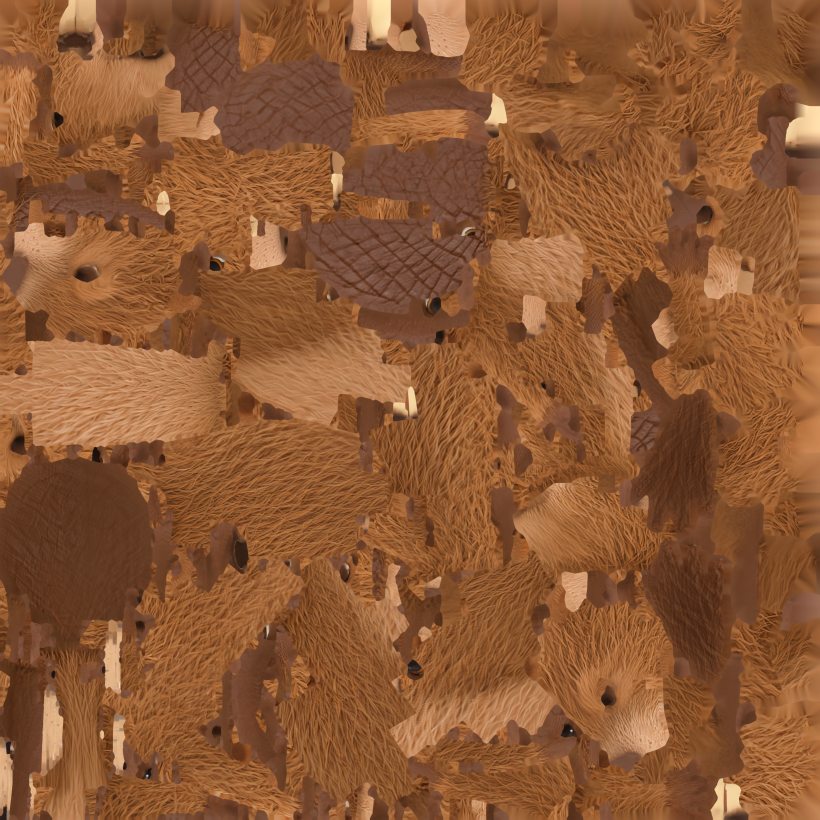
#> input picture assets/models/beaver/tripo-p2/beaver.fbm/beaver_basecolor.jpg, 4096 x 4096 px, found by its file name (shown at 1/5 size)
$ python beaver-maps.py
#> lines starting #> are read from the running program, lines starting #| are printed output that depends on the picture; after the words box and inside, x2 and y2 are one past the last pixel; in counts of white or black regions, pixels touching at a corner belong together
# Writes the web color map and the web normal map of the Tripo beaver from the maps of its FBX
# (design 4.5, assets/models/beaver/README.md, "Color map" and "Normal map"). The color map is the
# source image at 2048 pixels, with no change of a color: the fur, the teeth, and the eye paint
# stay as the FBX shows them. The normal map limits each tilt of the source, scales it to 1024
# pixels, and stores the tilts times NORMAL_MAP_GAIN of src/scene/fur.ts. The output depends only on
# the input files and on cwebp 1.5.0.
#
# Usage: uv run --no-project --with numpy==2.5.4 --with pillow==13.0.0 python -I tools/beaver-maps.py
import os
import subprocess
import sys
import tempfile

import numpy as np
from PIL import Image, ImageFilter

SOURCE = 'assets/models/beaver/tripo-p2/beaver.fbm/beaver_basecolor.jpg'
NORMAL_SOURCE = 'assets/models/beaver/tripo-p2/beaver.fbm/beaver_normal.jpg'
COLOR_OUT = 'assets/models/beaver/tripo-hand/beaver-color.webp'
NORMAL_OUT = 'assets/models/beaver/tripo-hand/beaver-normal.webp'
SIZE = 2048
NORMAL_SIZE = 1024
QUALITY = 60
#: The largest length of the x, y tilt of a normal of the source, and the gain of the stored tilts
#: (`NORMAL_MAP_GAIN` of src/scene/fur.ts). A larger tilt is a baked edge of the source mesh.
NORMAL_LIMIT = 0.2
NORMAL_GAIN = 4
#: The share of the fine detail of the source that the maps keep: the tilts of the normal map, and
#: the color detail finer than DETAIL_RADIUS texels at SIZE. The full detail read as carved grooves
#: in the hall light, so the fur is softer, as on the fox and the rabbit.
TILT_SHARE = 0.5
DETAIL_SHARE = 0.7
DETAIL_RADIUS = 2.0


def color_map():
    """Writes the color map: the source scaled to SIZE (Lanczos), with DETAIL_SHARE of its detail
    finer than DETAIL_RADIUS, WebP quality QUALITY, method 6."""
    image = Image.open(SOURCE).convert('RGB').resize((SIZE, SIZE), Image.LANCZOS)
    sharp = np.asarray(image).astype(np.float64)
    soft = np.asarray(image.filter(ImageFilter.GaussianBlur(DETAIL_RADIUS))).astype(np.float64)
    mixed = soft + DETAIL_SHARE * (sharp - soft)
    image = Image.fromarray(np.clip(np.round(mixed), 0, 255).astype(np.uint8))
    image.save(COLOR_OUT, 'WEBP', quality=QUALITY, method=6)
    print(f'{COLOR_OUT}: {SIZE} x {SIZE}, {os.path.getsize(COLOR_OUT)} bytes')


def normal_map():
    """Writes the normal map of the fur: each x, y tilt of the source limited to the length
    NORMAL_LIMIT, a box scale to NORMAL_SIZE, then the tilts times TILT_SHARE and NORMAL_GAIN in
    red and green, 255 in blue (the shader does not read it), and cwebp -q 60 -sharp_yuv -m 6. The
    limit comes before the gain, so that no stored value clips."""
    a = np.asarray(Image.open(NORMAL_SOURCE).convert('RGB')).astype(np.float64) / 255 * 2 - 1
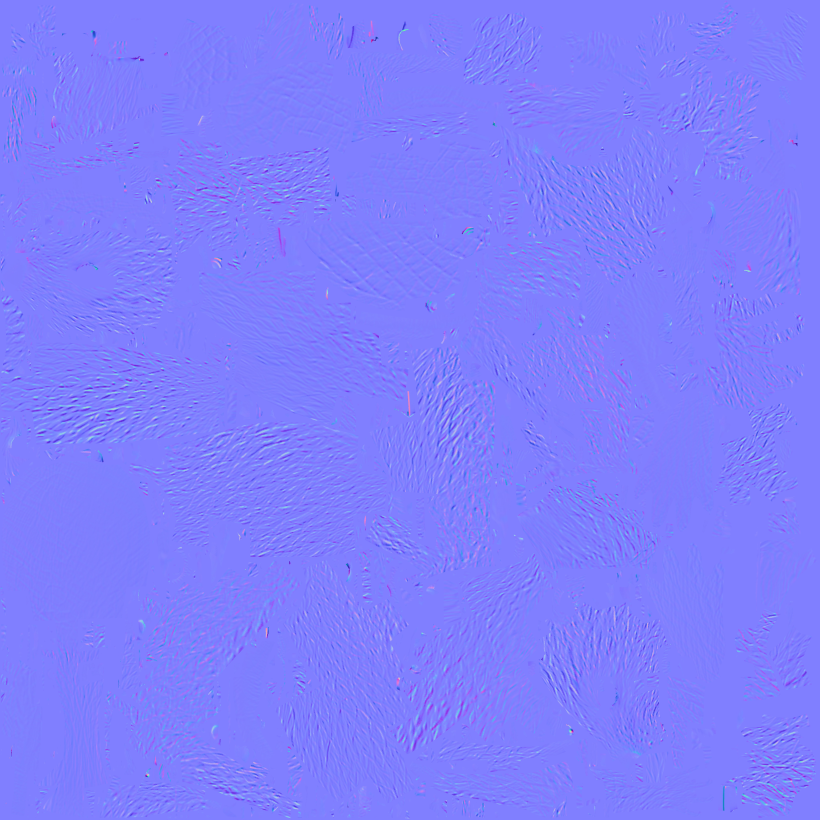
#> input picture assets/models/beaver/tripo-p2/beaver.fbm/beaver_normal.jpg, 4096 x 4096 px, found by its file name (shown at 1/5 size)
    t = a[..., :2].copy()
    length = np.linalg.norm(t, axis=-1)
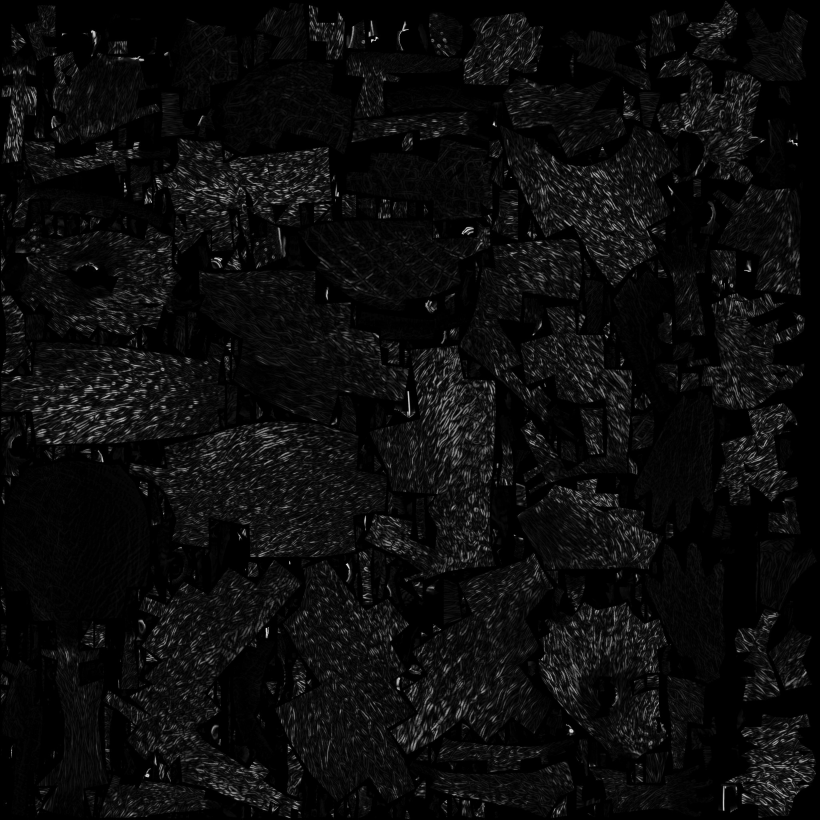
#> length: shape (4096, 4096) float64 (shown at 1/5 size); min 0.00555, max 1.07, mean 0.0575; drawn with min black and max white
    over = length > NORMAL_LIMIT
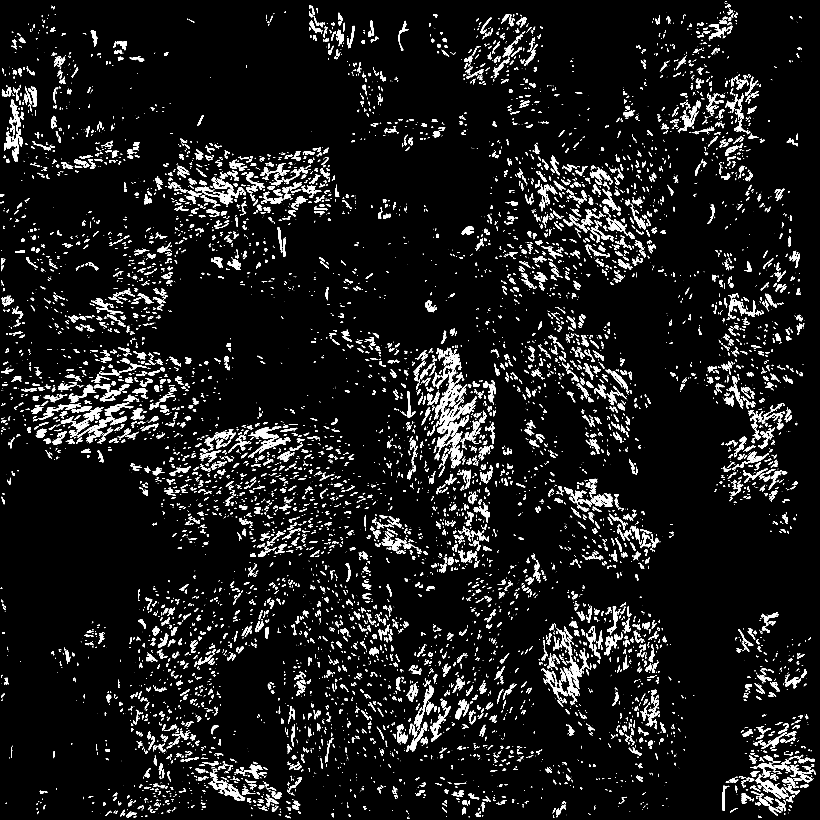
#> over: shape (4096, 4096) bool (shown at 1/5 size); 5.8% white; 11864 white regions (4308 under 20 px), largest, box (x1, y1, x2, y2) and area: (2843, 3280, 2907, 3438) 2992, (2082, 3438, 2167, 3632) 2216, (2252, 1981, 2383, 2103) 2167
    t[over] *= (NORMAL_LIMIT / length[over])[:, None]
    k = t.shape[0] // NORMAL_SIZE
#> k = 4
    small = t.reshape(NORMAL_SIZE, k, NORMAL_SIZE, k, 2).mean(axis=(1, 3))
    v = np.clip(small * TILT_SHARE * NORMAL_GAIN, -1, 1)
    rgb = np.zeros((NORMAL_SIZE, NORMAL_SIZE, 3), np.uint8)
    rgb[..., :2] = np.round((v + 1) / 2 * 255).astype(np.uint8)
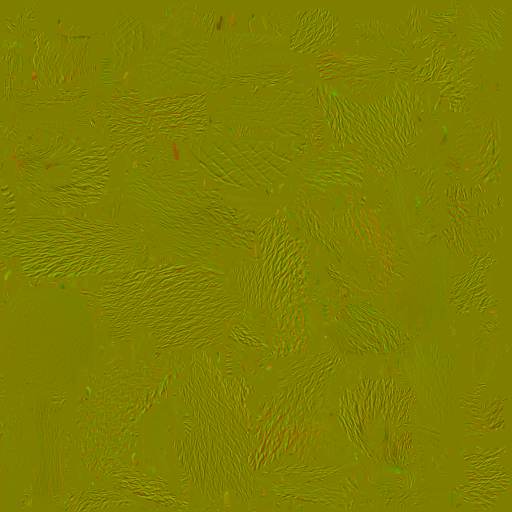
#> rgb: shape (1024, 1024, 3) (shown at 1/2 size); mean of channels 0, 1, 2 127.3, 126.6, 0; drawn as R, G, B
    rgb[..., 2] = 255
    with tempfile.TemporaryDirectory() as folder:
        png = os.path.join(folder, 'normal.png')
        Image.fromarray(rgb).save(png)
        subprocess.run(['cwebp', '-quiet', '-q', '60', '-sharp_yuv', '-m', '6', png, '-o', NORMAL_OUT],
                       check=True)
#> (this line was passed over: subprocess is not available in this run)
    print(f'{NORMAL_OUT}: {NORMAL_SIZE} x {NORMAL_SIZE}, {over.mean() * 100:.2f} % of the source '
          f'tilts limited, mean normal {np.round(a.reshape(-1, 3).mean(axis=0), 3).tolist()}')
#| assets/models/beaver/tripo-hand/beaver-normal.webp: 1024 x 1024, 5.85 % of the source tilts limited, mean normal [-0.0, -0.003, 0.989]


def main():
    which = sys.argv[1:] or ['color', 'normal']
    if 'color' in which:
        color_map()
    if 'normal' in which:
        normal_map()


if __name__ == '__main__':
    main()
